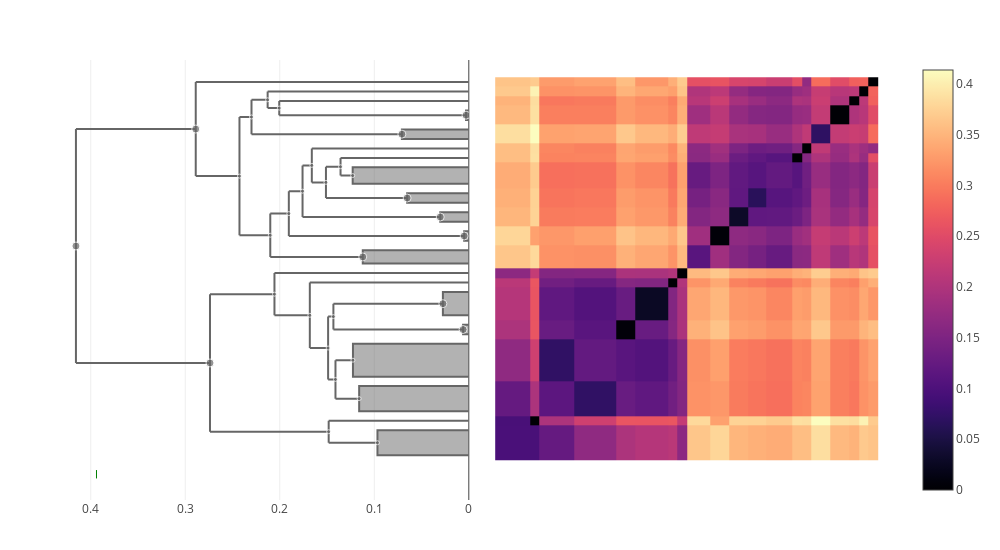

Notebook source saved alongside this figure:
### Markdown cell above
### bronchiseptica

### Code cell
let taxon = "bronchiseptica"
    trees[taxon] = cluster_annotate(cdata, taxon)
    plot(clustermap(cdata, trees[taxon]))
end

### Figure 1 — Plotly figure (JSON) as saved in the notebook; plotly's stock layout.template omitted (floating-point values rounded to 4 significant figures; data arrays with more than 128 entries replaced by an {"elided": "..."} marker saying what was removed)
{"data": [{"colorscale": {"elided": "256x2 mixed values"}, "type": "heatmap", "x": [0.5, 4.146, 5.146, 8.792, 13.26, 15.26, 18.71, 19.71, 20.71, 23.12, 25.12, 27.12, 29.12, 31.85, 32.85, 33.85, 35.85, 37.85, 38.85, 39.85, 40.85], "y": [0.5, 4.146, 5.146, 8.792, 13.26, 15.26, 18.71, 19.71, 20.71, 23.12, 25.12, 27.12, 29.12, 31.85, 32.85, 33.85, 35.85, 37.85, 38.85, 39.85, 40.85], "z": {"elided": "20x20 float values"}}, {"hoverinfo": "skip", "line": {"color": "#666666"}, "mode": "lines", "showlegend": false, "type": "scatter", "x": [0.2889, 0.2889, null, 0.2889, 0.2427, null, 0.2889, 0, null], "xaxis": "x2", "y": [30.43, 40.35, null, 30.43, 30.43, null, 40.35, 40.35, null], "yaxis": "y"}, {"hoverinfo": "skip", "line": {"color": "#666666"}, "mode": "lines", "showlegend": false, "type": "scatter", "x": [0.2299, 0.2299, null, 0.2299, 0.07081, null, 0.2299, 0.2128, null], "xaxis": "x2", "y": [34.85, 38.48, null, 34.85, 34.85, null, 38.48, 38.48, null], "yaxis": "y"}, {"fill": "toself", "hoverinfo": "skip", "line": {"color": "#666666"}, "mode": "lines", "showlegend": false, "type": "scatter", "x": [0, 0.02742, 0.02742, 0], "xaxis": "x2", "y": [15.76, 15.76, 18.21, 18.21], "yaxis": "y"}, {"hoverinfo": "skip", "line": {"color": "#666666"}, "mode": "lines", "showlegend": false, "type": "scatter", "x": [0.2427, 0.2427, null, 0.2427, 0.2101, null, 0.2427, 0.2299, null], "xaxis": "x2", "y": [24.2, 36.66, null, 24.2, 24.2, null, 36.66, 36.66, null], "yaxis": "y"}, {"hoverinfo": "skip", "line": {"color": "#666666"}, "mode": "lines", "showlegend": false, "type": "scatter", "x": [0.1682, 0.1682, null, 0.1682, 0.1489, null, 0.1682, 0, null], "xaxis": "x2", "y": [12.31, 19.21, null, 12.31, 12.31, null, 19.21, 19.21, null], "yaxis": "y"}, {"hoverinfo": "skip", "line": {"color": "#666666"}, "mode": "lines", "showlegend": false, "type": "scatter", "x": [0.1433, 0.1433, null, 0.1433, 0.006056, null, 0.1433, 0.02742, null], "xaxis": "x2", "y": [14.26, 16.98, null, 14.26, 14.26, null, 16.98, 16.98, null], "yaxis": "y"}, {"fill": "toself", "hoverinfo": "skip", "line": {"color": "#666666"}, "mode": "lines", "showlegend": false, "type": "scatter", "x": [0, 0.1122, 0.1122, 0], "xaxis": "x2", "y": [21.21, 21.21, 22.62, 22.62], "yaxis": "y"}, {"fill": "toself", "hoverinfo": "skip", "line": {"color": "#666666"}, "mode": "lines", "showlegend": false, "type": "scatter", "x": [0, 0.004929, 0.004929, 0], "xaxis": "x2", "y": [23.62, 23.62, 24.62, 24.62], "yaxis": "y"}, {"hoverinfo": "skip", "line": {"color": "#666666"}, "mode": "lines", "showlegend": false, "type": "scatter", "x": [0.1357, 0.1357, null, 0.1357, 0.1229, null, 0.1357, 0, null], "xaxis": "x2", "y": [30.49, 32.35, null, 30.49, 30.49, null, 32.35, 32.35, null], "yaxis": "y"}, {"fill": "toself", "hoverinfo": "skip", "line": {"color": "#666666"}, "mode": "lines", "showlegend": false, "type": "scatter", "x": [0, 0.09666, 0.09666, 0], "xaxis": "x2", "y": [1, 1, 3.646, 3.646], "yaxis": "y"}, {"fill": "toself", "hoverinfo": "skip", "line": {"color": "#666666"}, "mode": "lines", "showlegend": false, "type": "scatter", "x": [0, 0.07081, 0.07081, 0], "xaxis": "x2", "y": [34.35, 34.35, 35.35, 35.35], "yaxis": "y"}, {"fill": "toself", "hoverinfo": "skip", "line": {"color": "#666666"}, "mode": "lines", "showlegend": false, "type": "scatter", "x": [0, 0.116, 0.116, 0], "xaxis": "x2", "y": [5.646, 5.646, 8.292, 8.292], "yaxis": "y"}, {"hoverinfo": "skip", "line": {"color": "#666666"}, "mode": "lines", "showlegend": false, "type": "scatter", "x": [0.4157, 0.4157, null, 0.4157, 0.2738, null, 0.4157, 0.2889, null], "xaxis": "x2", "y": [10.73, 35.39, null, 10.73, 10.73, null, 35.39, 35.39, null], "yaxis": "y"}, {"fill": "toself", "hoverinfo": "skip", "line": {"color": "#666666"}, "mode": "lines", "showlegend": false, "type": "scatter", "x": [0, 0.002945, 0.002945, 0], "xaxis": "x2", "y": [36.35, 36.35, 37.35, 37.35], "yaxis": "y"}, {"fill": "toself", "hoverinfo": "skip", "line": {"color": "#666666"}, "mode": "lines", "showlegend": false, "type": "scatter", "x": [0, 0.03024, 0.03024, 0], "xaxis": "x2", "y": [25.62, 25.62, 26.62, 26.62], "yaxis": "y"}, {"hoverinfo": "skip", "line": {"color": "#666666"}, "mode": "lines", "showlegend": false, "type": "scatter", "x": [0.2101, 0.2101, null, 0.2101, 0.1122, null, 0.2101, 0.1904, null], "xaxis": "x2", "y": [21.91, 26.48, null, 21.91, 21.91, null, 26.48, 26.48, null], "yaxis": "y"}, {"hoverinfo": "skip", "line": {"color": "#666666"}, "mode": "lines", "showlegend": false, "type": "scatter", "x": [0.2738, 0.2738, null, 0.2738, 0.1483, null, 0.2738, 0.2056, null], "xaxis": "x2", "y": [3.484, 17.98, null, 3.484, 3.484, null, 17.98, 17.98, null], "yaxis": "y"}, {"hoverinfo": "skip", "line": {"color": "#666666"}, "mode": "lines", "showlegend": false, "type": "scatter", "x": [0.1904, 0.1904, null, 0.1904, 0.004929, null, 0.1904, 0.1759, null], "xaxis": "x2", "y": [24.12, 28.84, null, 24.12, 24.12, null, 28.84, 28.84, null], "yaxis": "y"}, {"hoverinfo": "skip", "line": {"color": "#666666"}, "mode": "lines", "showlegend": false, "type": "scatter", "x": [0.1483, 0.1483, null, 0.1483, 0.09666, null, 0.1483, 0, null], "xaxis": "x2", "y": [2.323, 4.646, null, 2.323, 2.323, null, 4.646, 4.646, null], "yaxis": "y"}, {"hoverinfo": "skip", "line": {"color": "#666666"}, "mode": "lines", "showlegend": false, "type": "scatter", "x": [0.2056, 0.2056, null, 0.2056, 0.1682, null, 0.2056, 0, null], "xaxis": "x2", "y": [15.76, 20.21, null, 15.76, 15.76, null, 20.21, 20.21, null], "yaxis": "y"}, {"hoverinfo": "skip", "line": {"color": "#666666"}, "mode": "lines", "showlegend": false, "type": "scatter", "x": [0.1489, 0.1489, null, 0.1489, 0.1411, null, 0.1489, 0.1433, null], "xaxis": "x2", "y": [8.996, 15.62, null, 8.996, 8.996, null, 15.62, 15.62, null], "yaxis": "y"}, {"fill": "toself", "hoverinfo": "skip", "line": {"color": "#666666"}, "mode": "lines", "showlegend": false, "type": "scatter", "x": [0, 0.06526, 0.06526, 0], "xaxis": "x2", "y": [27.62, 27.62, 28.62, 28.62], "yaxis": "y"}, {"hoverinfo": "skip", "line": {"color": "#666666"}, "mode": "lines", "showlegend": false, "type": "scatter", "x": [0.2128, 0.2128, null, 0.2128, 0.2006, null, 0.2128, 0, null], "xaxis": "x2", "y": [37.6, 39.35, null, 37.6, 37.6, null, 39.35, 39.35, null], "yaxis": "y"}, {"hoverinfo": "skip", "line": {"color": "#666666"}, "mode": "lines", "showlegend": false, "type": "scatter", "x": [0.2006, 0.2006, null, 0.2006, 0.002945, null, 0.2006, 0, null], "xaxis": "x2", "y": [36.85, 38.35, null, 36.85, 36.85, null, 38.35, 38.35, null], "yaxis": "y"}, {"hoverinfo": "skip", "line": {"color": "#666666"}, "mode": "lines", "showlegend": false, "type": "scatter", "x": [0.1512, 0.1512, null, 0.1512, 0.06526, null, 0.1512, 0.1357, null], "xaxis": "x2", "y": [28.12, 31.42, null, 28.12, 28.12, null, 31.42, 31.42, null], "yaxis": "y"}, {"hoverinfo": "skip", "line": {"color": "#666666"}, "mode": "lines", "showlegend": false, "type": "scatter", "x": [0.1661, 0.1661, null, 0.1661, 0.1512, null, 0.1661, 0, null], "xaxis": "x2", "y": [29.77, 33.35, null, 29.77, 29.77, null, 33.35, 33.35, null], "yaxis": "y"}, {"hoverinfo": "skip", "line": {"color": "#666666"}, "mode": "lines", "showlegend": false, "type": "scatter", "x": [0.1411, 0.1411, null, 0.1411, 0.116, null, 0.1411, 0.1226, null], "xaxis": "x2", "y": [6.969, 11.02, null, 6.969, 6.969, null, 11.02, 11.02, null], "yaxis": "y"}, {"fill": "toself", "hoverinfo": "skip", "line": {"color": "#666666"}, "mode": "lines", "showlegend": false, "type": "scatter", "x": [0, 0.006056, 0.006056, 0], "xaxis": "x2", "y": [13.76, 13.76, 14.76, 14.76], "yaxis": "y"}, {"fill": "toself", "hoverinfo": "skip", "line": {"color": "#666666"}, "mode": "lines", "showlegend": false, "type": "scatter", "x": [0, 0.1229, 0.1229, 0], "xaxis": "x2", "y": [29.62, 29.62, 31.35, 31.35], "yaxis": "y"}, {"hoverinfo": "skip", "line": {"color": "#666666"}, "mode": "lines", "showlegend": false, "type": "scatter", "x": [0.1759, 0.1759, null, 0.1759, 0.03024, null, 0.1759, 0.1661, null], "xaxis": "x2", "y": [26.12, 31.56, null, 26.12, 26.12, null, 31.56, 31.56, null], "yaxis": "y"}, {"fill": "toself", "hoverinfo": "skip", "line": {"color": "#666666"}, "mode": "lines", "showlegend": false, "type": "scatter", "x": [0, 0.1226, 0.1226, 0], "xaxis": "x2", "y": [9.292, 9.292, 12.76, 12.76], "yaxis": "y"}, {"customdata": [[115, 10], [124, 22], [121, 6], [81, 7], [122, 21], [114, 31], [109, 9], [101, 3], [69, 2], [107, 5], [96, 8], [91, 2], [102, 8], [125, 63], [65, 2], [84, 2], [119, 15], [123, 41], [116, 12], [110, 9], [118, 32], [111, 30], [90, 2], [120, 4], [117, 3], [112, 7], [113, 8], [108, 21], [70, 2], [106, 4], [105, 13]], "hovertemplate": "ID: %{customdata[0]}<br>\nHeight: %{x:.3f}<br>\nGenome count: %{customdata[1]}\n\n<extra></extra>", "marker": {"color": "#666666", "size": [4, 8, 4, 8, 4, 4, 4, 8, 8, 4, 4, 8, 4, 8, 8, 8, 4, 8, 4, 4, 4, 4, 8, 4, 4, 4, 4, 4, 8, 4, 4]}, "mode": "markers", "showlegend": false, "type": "scatter", "x": [0.1759, 0.2889, 0.2299, 0.02742, 0.2427, 0.1682, 0.1433, 0.1122, 0.004929, 0.1357, 0.09666, 0.07081, 0.116, 0.4157, 0.002945, 0.03024, 0.2101, 0.2738, 0.1904, 0.1483, 0.2056, 0.1489, 0.06526, 0.2128, 0.2006, 0.1512, 0.1661, 0.1411, 0.006056, 0.1229, 0.1226], "xaxis": "x2", "y": [28.84, 35.39, 36.66, 16.98, 30.43, 15.76, 15.62, 21.91, 24.12, 31.42, 2.323, 34.85, 6.969, 23.06, 36.85, 26.12, 24.2, 10.73, 26.48, 3.484, 17.98, 12.31, 28.12, 38.48, 37.6, 29.77, 31.56, 8.996, 14.26, 30.49, 11.02], "yaxis": "y"}, {"hovertemplate": "%{text} <br>\n%{x}\n<extra></extra>\n", "marker": {"color": "green", "line": {"color": "green", "width": 1}, "symbol": "line-ns"}, "mode": "markers", "text": ["pertussis"], "type": "scatter", "x": [0.3939], "xaxis": "x2", "y": [-1, -1]}], "layout": {"height": 550, "hovermode": "closest", "margin": {"b": 50, "l": 50, "r": 50, "t": 60}, "showlegend": false, "width": 1000, "xaxis": {"autorange": true, "domain": [0.505, 1], "range": [-1.4, 42.75], "scaleanchor": "y", "type": "linear", "visible": false}, "xaxis2": {"autorange": true, "domain": [0, 0.495], "range": [0.4431, 0], "rangemode": "nonnegative", "showspikes": true, "spikedash": "solid", "spikemode": "across", "spikethickness": 1, "type": "linear"}, "yaxis": {"autorange": true, "domain": [0, 1], "range": [-3.715, 42.67], "scaleanchor": "x", "type": "linear", "visible": false}}}
